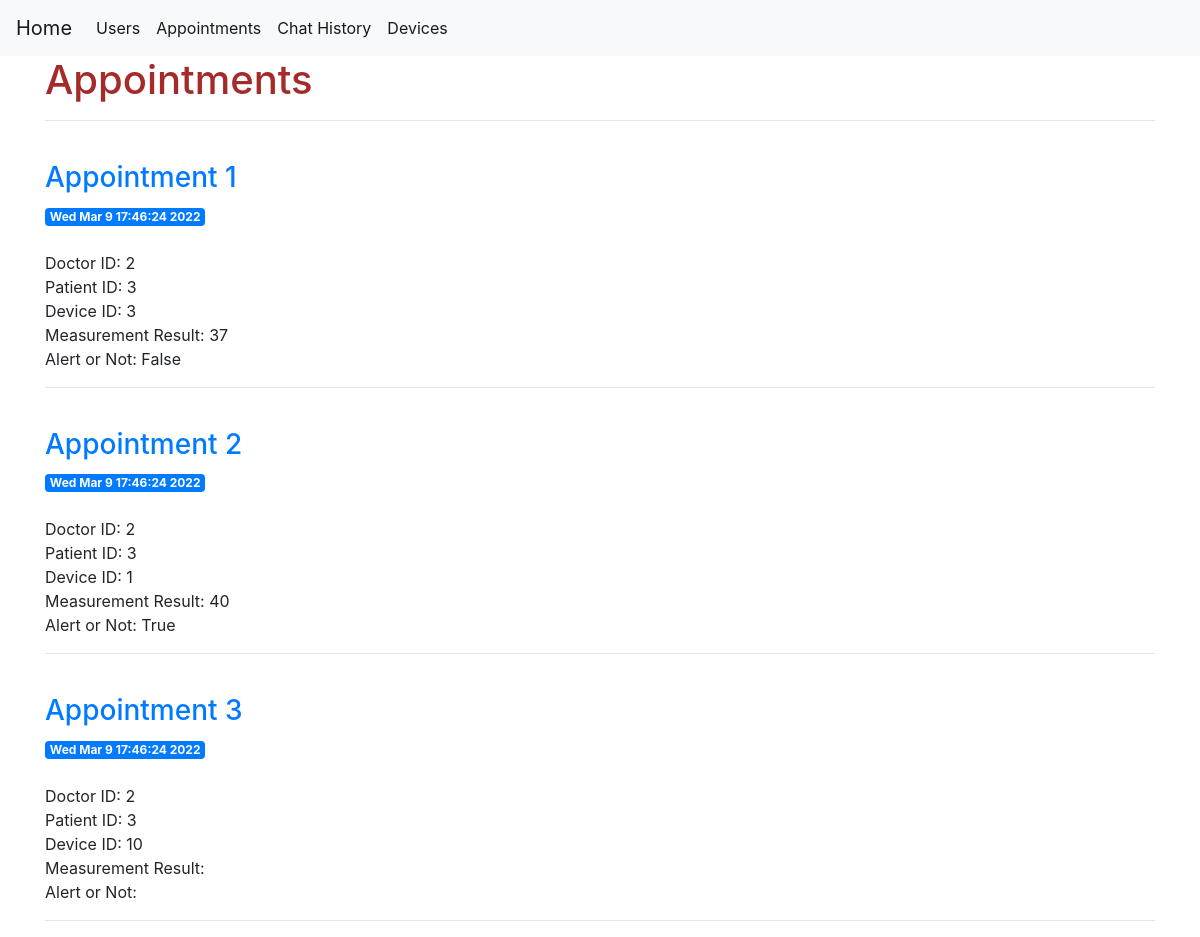
The app's page /appointment, older data.
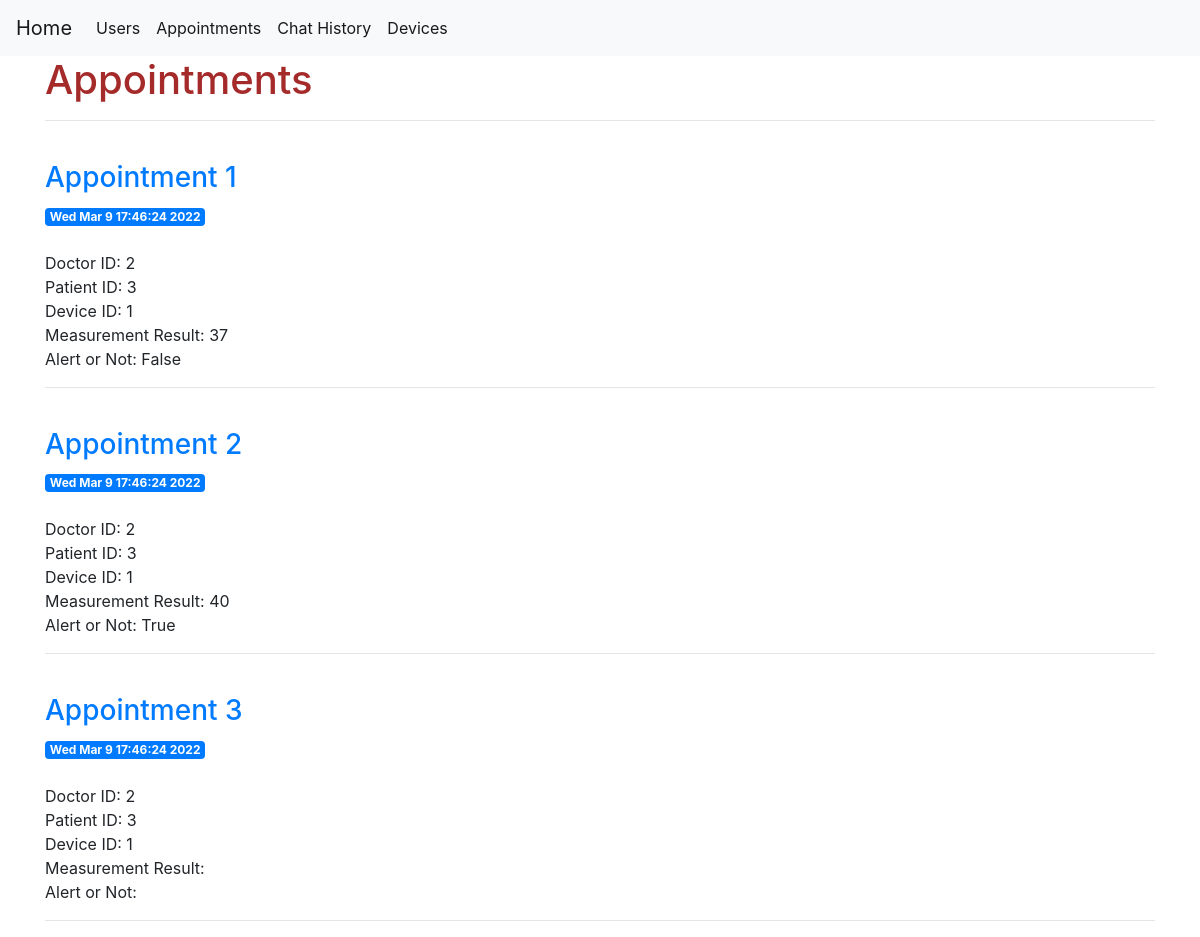
The same page, newer data.
### tables this page shows
CREATE TABLE "appointments" (
	"Appointment_ID"	INTEGER,
	"Doctor_ID"	INTEGER NOT NULL,
	"Patient_ID"	INTEGER NOT NULL,
	"Device_ID"	INTEGER NOT NULL,
	"Device_Output"	INTEGER NOT NULL,
	"Date"	TEXT NOT NULL,
	"Alert"	INTEGER NOT NULL,
	PRIMARY KEY("Appointment_ID")
);

### modules/appointments.py (the view)
@apts.route('/appointment')
def all_appointments():
    if request.method == 'GET':
        conn = get_db_connection()
        all_apts = conn.execute('SELECT * FROM appointments').fetchall()
        conn.close()
        return render_template('appointments.html', all_apts=all_apts)

### modules/appointments.py (called while the page is built)
def get_db_connection():
    conn = sqlite3.connect(DB_ADDRESS)
    conn.row_factory = sqlite3.Row
    return conn

### templates/appointments.html
{% extends 'base.html' %} {% block content %}
<h1 style="color: brown">{% block title %} Appointments {% endblock %}</h1>
<hr />
{% for all_apt in all_apts %}
<br />
<div>
  <a href="#">
    <h3>Appointment {{ all_apt['Appointment_ID'] }} &nbsp;&nbsp;</h3>
  </a>
  <span class="badge badge-primary">{{ all_apt['Date'] }}</span>
  <br /><br />
  <p>
    Doctor ID: {{ all_apt['Doctor_ID'] }} <br />
    Patient ID: {{ all_apt['Patient_ID']}} <br />
    Device ID: {{ all_apt['Device_ID']}} <br />
    Measurement Result: {{ all_apt['Device_Output']}} <br />
    Alert or Not: {{ all_apt['Alert']}}
  </p>
</div>
<hr />
{% endfor %} {% endblock %}

Row changes from the older to the newer data that the page shows:
changed appointments "False": Device_ID "3" → "1"
changed appointments id 3: Device_ID "10" → "1"
